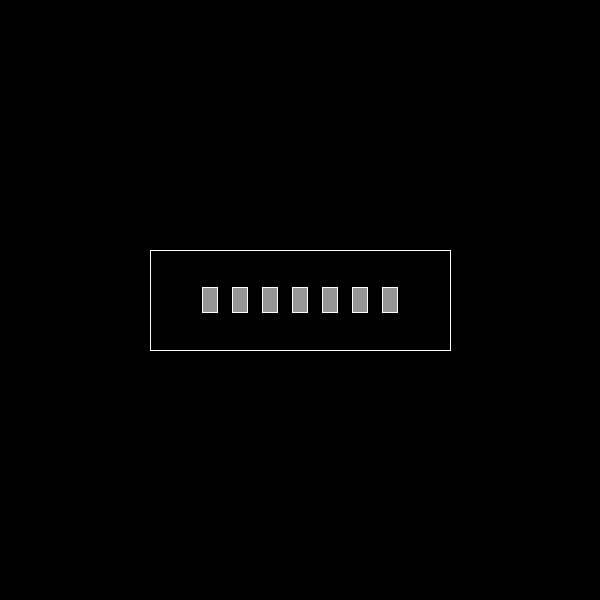
Frame 1 (no input)
Frame 60 (the mouse pressed at the canvas centre just before this capture): identical to frame 1, image omitted
Frame 120 (the mouse held since frame 60 and released just before this capture): identical to frame 1, image omitted

The Processing sketch that drew this single still picture (run headless with seeded random() and noise(); from frame 60 on, the mouse is pressed at the canvas centre):

// Processing sketch: processing_20278
// ── processing_20278.pde

void setup() {
  size(600,600);
  drawhouse();
  drawwindow();
}
 
float housewidth = 300;    //sets house height and width
float househeight = 100;
float windownumber = 0;
 
void draw() {
  if(housewidth < width){  //limits housewidth to sketch width
    drawwindow();
}
} 
 
void keyPressed() {
  if (key == 'q' || key == 'Q') {  
    housewidth--;
    drawhouse();
     drawwindow();
  }
  else if (key == 'w' || key == 'W') {
   housewidth++;
    drawhouse();
     drawwindow();
  }
   
  else if (key == 'k' || key == 'K') {
    househeight++;
    drawhouse();
     drawwindow();
  }
   
  else if (key == 'l' || key == 'L') {
    househeight--;
    drawhouse();
     drawwindow();
  }
 
  }

 
void drawhouse() {
  background(0);
  noFill();
  stroke(255);
 rectMode(CENTER);
 rect(300,300,housewidth,househeight);
 //triangle(housewidth-housewidth/1.5,househeight,width/2,househeight-50,housewidth+housewidth/1.5,househeight);
 
}

void drawwindow(){ 
  fill(150);
 rect(housewidth,300,housewidth/20,househeight/4);
 rect(housewidth+ 30,300,housewidth/20,househeight/4);
 rect(housewidth+60,300,housewidth/20,househeight/4);
  rect(housewidth+90,300,housewidth/20,househeight/4);
    rect(housewidth-30,300,housewidth/20,househeight/4);
     rect(housewidth-60,300,housewidth/20,househeight/4);
      rect(housewidth-90,300,housewidth/20,househeight/4);
       

  }
